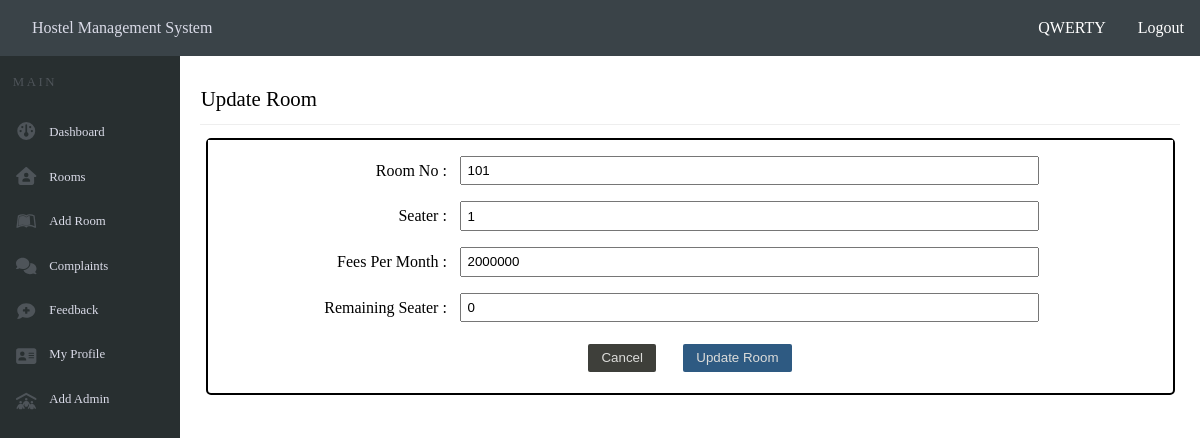
Screenshot of /roominfoupdate.php?room_no=101 (signed in) with the database file from the repository.
### tables this page shows
CREATE TABLE `room_info` (
  `room_no` int(10) NOT NULL,
  `seater` int(3) NOT NULL,
  `fees_per_month` int(50) NOT NULL,
  `remaining_seater` int(5) NOT NULL
);

### roominfoupdate.php (the view, shortened to what this page needs)
<?php
include 'connectdatabase.php';
class RoomInfoUpdater {
    private $conn;
    public function __construct($conn) {
        $this->conn = $conn;
    }
    public function getAdminName($email) {
        $query = "SELECT username FROM admin_login WHERE admin_email = '$email'";
        $result = mysqli_query($this->conn, $query);
        $nameResult = mysqli_fetch_assoc($result);
        return $nameResult['username'];
    }
    public function getRoomInfo($room_no) {
        $room_no = mysqli_real_escape_string($this->conn, $room_no);
        $query = "SELECT
                    room_no,
                    seater,
                    fees_per_month,
                    remaining_seater
                    FROM room_info
                    WHERE room_no = '$room_no'";
        $result = mysqli_query($this->conn, $query);
        $roomInfo = mysqli_fetch_assoc($result);
        return $roomInfo;
    }
}
$roomUpdater = new RoomInfoUpdater($conn);
$fullName = $roomUpdater->getAdminName($_SESSION['email']);
$room_no = $_GET['room_no'];
$result = $roomUpdater->getRoomInfo($room_no);
?>
<!DOCTYPE html>
<html lang="en">
<head>
    <link rel="stylesheet" href="headerandnavbar.css">
    <link rel="stylesheet" href="maincontent.css">
    <link rel="stylesheet" href="registercomplaint.css">
</head>
<body>
    <header>
        <a href="dashboardadmin.php">Hostel Management System</a>
        <div class="user-info">
            <span><?php echo htmlspecialchars($fullName); ?></span>
            <a href="logout.php">Logout</a>
        </div>
    </header>
    <div class="main">
        <div class="navbar">
            <p id="none">MAIN</p>
            <div class="contentnavbar">
                <div class="iconnavbar">
                </div>
                <div class="textnavbar">
                    <a href="dashboardadmin.php"><p id="dashboard">Dashboard</p></a>
                    <a href="roominfo.php"><p id="rooms">Rooms</p></a>
                    <a href="addroom.php"><p id="addRoom">Add Room</p></a>
                    <a href="registeredcomplaint.php"><p id="complaints">Complaints</p></a>
                    <a href="registeredfeedback.php"><p id="feedback">Feedback</p></a>
                    <a href="profileadmin.php"><p id="myProfile">My Profile</p></a>
                    <a href="addadmin.php"><p id="addAdmin">Add Admin</p></a>
                </div>
            </div>
        </div>
        <div class="maincontent">
            <p id="userlogin">Update Room</p>
            <hr>
            <div class="container">
                <div class="box">
                    <form class="form" method="post" action="">
                        <div class="fillform">
                            <p>Room No : <input type="text" id="room_no" name="room_no" value="<?php echo htmlspecialchars($result['room_no']); ?>" readonly>
                            <p>Seater : <input type="number" id="seater" name="seater" value="<?php echo htmlspecialchars($result['seater']); ?>" required></p>
                            <p>Fees Per Month : <input type="number" id="fees_per_month" name="fees_per_month" value="<?php echo htmlspecialchars($result['fees_per_month']); ?>" required></p>
                            <p>Remaining Seater : <input type="number" id="remaining_seater" name="remaining_seater" value="<?php echo htmlspecialchars($result['remaining_seater']); ?>" required></p>
                            <div class="buttonform">
                                <button type="reset"><a href="dashboardadmin.php">Cancel</a></button>
                                <button type="submit" id="submit">Update Room</button>
                            </div>
                        </div>
                    </form>
                </div>
            </div>
        </div>
    </div>
</body>
</html>

### headerandnavbar.css (style rules this page uses)
* { margin: 0; padding: 0; box-sizing: border-box; }
html, body { height: 100%; }
body { display: flex; flex-direction: column; }
header { width: 100%; height: 3.5em; display: flex; align-items: center; justify-content: space-between; background-color: #3A4348; position: fixed; top: 0; left: 0; right: 0; }
header a { margin-left: 2em; color: #DADBE8; text-decoration: none; cursor: pointer; }
.user-info { display: flex; align-items: center; justify-content: space-evenly; padding-right: 1em; }
.user-info span, .user-info a { color: #fff; }
.main { display: flex; flex: 1; margin-top: 3.5em; }
.navbar { background-color: #282F30; width: 15%; height: calc(100% - 3.5em); position: fixed; top: 3.5em; bottom: 0; }
.navbar p { color: #4E5459; letter-spacing: .2em; font-size: .8em; padding: 1.5em 0 0 1em; }
.contentnavbar { display: flex; }
.iconnavbar { display: flex; flex-direction: column; align-items: center; justify-content: space-between; height: 18em; margin: 2em 0 0 1em; }
.textnavbar { display: flex; flex-direction: column; justify-content: space-between; width: 100%; margin-top: 1em; height: 18.8em; }
.textnavbar a { text-decoration: none; }
.textnavbar p { color: #DADBE8; letter-spacing: normal; }

### maincontent.css (style rules this page uses)
.maincontent { width: 100%; margin-left: 15%; overflow-y: auto; height: calc(100vh - 3.5em); }
#userlogin { margin: 1.5em 0 0 1em; font-size: 1.3em; }
hr { background-color: #eee; border: 0 none; color: #eee; height: 1px; margin: .8em auto; width: 96%; }

### registercomplaint.css (style rules this page uses)
.container { display: flex; justify-content: center; width: 100%; height: 80%; }
.box { width: 95%; }
.fillform { border: 2px solid black; border-radius: 5px; }
.fillform p { background-color: #FFF; color: #000; display: flex; align-items: center; justify-content: flex-end; padding-top: 1em; }
.fillform input, .fillform select { width: 60%; margin: 0 10em 0 1em; padding: .4em; }
.buttonform { display: flex; justify-content: center; margin: .5em 0; }
.buttonform button[type="reset"] { background-color: #3E3F3A; }
.buttonform button[type="submit"] { background-color: #2E5A82; color: #DCDCDA; }
.buttonform button { border-radius: 2px; border: none; padding: .5em 1em; margin: 1em; }
.buttonform button a { color: #DCDCDA; text-decoration: none; }

### rows the page displays
room_info: room_no "101", seater "1", fees_per_month "2000000", remaining_seater "0"

### other values shown
$fullName "QWERTY"
